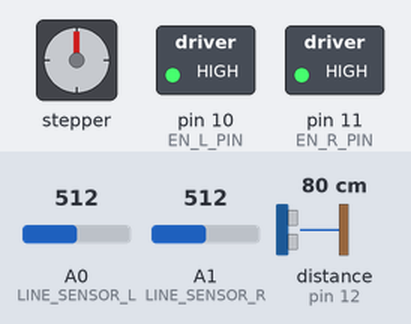
The sketch below on a simulated Arduino Uno, built with avr-gcc and run on an emulated ATmega328P. Shown: stepper motor, switched loads named in the sketch (green lamp = pin HIGH). Wiring (inferred from the names in the program): stepper motor (2048 steps per turn assumed): coils pin 2, pin 4, pin 3, pin 5. The inputs (shaded band) are chosen by the test bench; at power-on: A0 (LINE_SENSOR_L) = 512, distance to the obstacle (sensor on pin 12) 80 cm, A1 (LINE_SENSOR_R) = 512. The echo pulse lasts 58.3 µs per cm; random numbers use the default seed unless the sketch sets one; pins used as bus, display or sensor lines are not drawn; what the sketch prints to the serial monitor is not drawn.

Above: at 5.8 s.
5.9 s: A0 (LINE_SENSOR_L) set to 309
7.5 s: A0 (LINE_SENSOR_L) set to 287
10.5 s: A0 (LINE_SENSOR_L) set to 306
At 13.0 s:
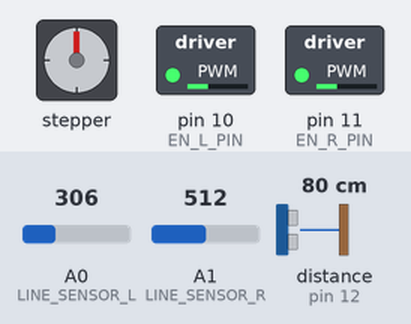
13.4 s: distance to the obstacle (sensor on pin 12) set to 45 cm
16.4 s: distance to the obstacle (sensor on pin 12) set to 38 cm
At 17.6 s:
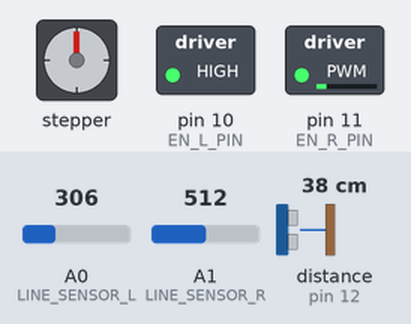
17.9 s: A1 (LINE_SENSOR_R) set to 307
20.9 s: A1 (LINE_SENSOR_R) set to 288
Timing chart, 0 to 23.9 s (numbered marks = the images above; inputs shaded):
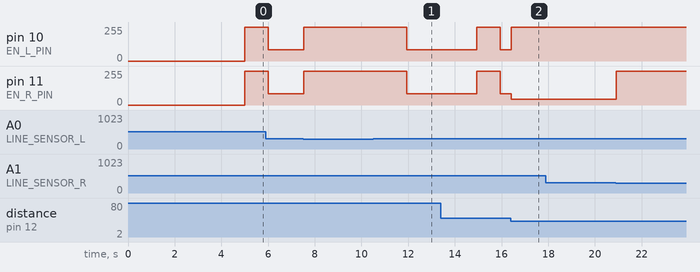

Measured:
- the behaviour switches between 41 and 40 cm on distance to the obstacle (sensor on pin 12) (found by bisection; images 1 and 2)
- after the input at 10.5 s, pin 10 (EN_L_PIN), pin 11 (EN_R_PIN): 255/255 → 85/255 after 1.4 s
- after the input at 16.4 s, pin 10 (EN_L_PIN): 85/255 → 255/255 at once; pin 11 (EN_R_PIN): 85/255 → 42/255 at once

The sketch:

main.ino
```cpp
//////////////////////////////
//  Please read README.md   //
//////////////////////////////

#include "Robot.h"

void setup(){
  //Setup is done within the Robot object's constructor
}

void loop(){
  delay(5000); //We rules state that we need a delay after powerup before the battle begin
  Robot otto = Robot(); //Create the robot object. Constructor preform setup and configuration
  while(true)
    otto.controller(); //Drives the robot based on previous data and sensor input
}
```

Robot.cpp
```cpp
#include "Robot.h"

#include <Arduino.h>

Robot::Robot() { //Constructor, configure I/O-ports, serial communication, and data members
  Serial.begin(115200); //Init. serial communication, used for debugging and monitoring

  //Configure IO
  pinMode(EN_L_PIN, OUTPUT);
  pinMode(EN_R_PIN, OUTPUT);
  pinMode(L_FORWARD_PIN, OUTPUT);
  pinMode(L_REVERSE_PIN, OUTPUT);
  pinMode(R_FORWARD_PIN, OUTPUT);
  pinMode(R_REVERSE_PIN, OUTPUT);

  analogWrite(EN_L_PIN, L_MOTOR_SPEED ); //Enable left motor
  analogWrite(EN_R_PIN, R_MOTOR_SPEED ); //Enable right motor
  this->drive(stop); //Make sure the robot is stationary

  //Set data members
  this->ultrasonic = new AfstandsSensor(TRIG_PIN, ECHO_PIN); //Prepare ultrasonic sensor
  this->driving_mode = 's'; //Start the robot in search mode
  this->last_know_safe_direction = forward; //At the start it is assumed to be safe to move forward (since the robot start in the middle of the arena)

  randomSeed(ultrasonic->afstandCM()); //Configure random numbers
}

void Robot::controller() { //Drives the robot based on previous data and sensor input

  switch(this->driving_mode) {
    case('h'): //In case the robot is halted, used while debugging
      this->drive(stop); //Stop the robot
      break; //Do not do anything else until otherwise instructed, this will cause an infinite loop which repeatedly stops the motors

    case('b'): //In case we are avoiding the border
      steer_clear_of_border(); //Continue to steer clear of border
      break; //Do not do anything else until clearing maneuver is done

    default: //If none of the above cases are true we are either searching or following a robot
      if(!is_borders_clear()) //Check if the borders is clear, if they aren't...
        break; //break to make the program loop back to top of switch statement and re-evaluate the situation

      //If the program got to this line the robot is safe to search or follow other robots
      if(this->driving_mode == 'f') //If the robot is following a robot
        this->follow(); //Continue to follow
      else //Else, the only remaining driving mode is search
        this->search(); //Continue to search
  }
  this->sensor_debugging(); //For debugging, prints debugging info over Serial interface
}

void Robot::drive(direction dir, short left_speed = L_MOTOR_SPEED, short right_speed = R_MOTOR_SPEED){ //Drives the robot in the specified direction dir with the speeds specified by the two other parameters
  switch(dir) {
    case(0): //Stop
      digitalWrite(L_FORWARD_PIN,LOW);
      digitalWrite(L_REVERSE_PIN,LOW);
      digitalWrite(R_FORWARD_PIN,LOW);
      digitalWrite(R_REVERSE_PIN,LOW);
      break;
    case(1): //Forward
      digitalWrite(L_FORWARD_PIN,HIGH);
      digitalWrite(L_REVERSE_PIN,LOW);
      digitalWrite(R_FORWARD_PIN,HIGH);
      digitalWrite(R_REVERSE_PIN,LOW);
      break;
    case(2): //Back
      digitalWrite(L_FORWARD_PIN,LOW);
      digitalWrite(L_REVERSE_PIN,HIGH);
      digitalWrite(R_FORWARD_PIN,LOW);
      digitalWrite(R_REVERSE_PIN,HIGH);
      break;
    case(3): //Left
      digitalWrite(L_FORWARD_PIN,LOW);
      digitalWrite(L_REVERSE_PIN,HIGH);
      digitalWrite(R_FORWARD_PIN,HIGH);
      digitalWrite(R_REVERSE_PIN,LOW);
      break;
    case(4): //Right
      digitalWrite(L_FORWARD_PIN,HIGH);
      digitalWrite(L_REVERSE_PIN,LOW);
      digitalWrite(R_FORWARD_PIN,LOW);
      digitalWrite(R_REVERSE_PIN,HIGH);
  }
  analogWrite(EN_L_PIN, left_speed ); //Set speed on left motor
  analogWrite(EN_R_PIN, right_speed); //Set speed on right motor
}

bool Robot::is_borders_clear() { //Reads the line sensors and returns true if no borders is found, otherwise false
                                 //If boarder is detected the driving mode is changed to 'b' boarder avoidance mode
  /* Value of last_know_safe_direction member explained:
   *   Forward - no borders detected, the robot can safely travel in all directions
   *   Left - border detected on the right side, the robot needs to make a left turn
   *   Right - border detected on the left side, the robot needs to make a right turn
   */

  bool l_border_detected = analogRead(LINE_SENSOR_L) < WHITE_BLACK_THRESHOLD; //If left sensor vlaue is less than threshold value the sensor reads white meaning we are at the border (and need to turn)
  bool r_border_detected = analogRead(LINE_SENSOR_R) < WHITE_BLACK_THRESHOLD; //If right sensor vlaue is less than threshold value the sensor reads white meaning we are at the border

  #ifdef INVERTED_COLORS //If the arena has inverted colours the invert the "side_clear" variables
  l_border_detected = !l_border_detected;
  r_border_detected = !r_border_detected;
  #endif //INVERTED_COLORS

  if(l_border_detected) //Border att left side...
    this->last_know_safe_direction = right; //... safe direction is right
  else if(r_border_detected)
    this->last_know_safe_direction = left;
  else { //No borders was detected
    this->last_know_safe_direction = forward; //It is safe to move forward and all other directions
    return true; //We did not detect any borders
  }
  //If the program gets to this line, we did detect borders
  this->driving_mode = 'b'; //Set new driving mode
  this->search_timer = 0; //Make sure that the search function is reset, this is needed in case we detect the border while searching
  this->follow_timer = 0; //Make sure that the follow function is reset, this is needed in case we detect the border while following a robot
  return false;
}

void Robot::steer_clear_of_border() { //Manovers the robot away from the border by reversing and making a turn in the direction specified by dir
  if(this->reverse_finish_time == 0) { //If zero, we have not yet determined timing for maneuver
    this->reverse_finish_time = millis() + STEER_CLEAR_REVERSE_TIME; //Set reverse finish time based on config parameter
    float noise = random(11)/20.0 + 0.75; //Generate a random number between 0.75 and 1.25 (inclusive)
    this->turn_finish_time = this->reverse_finish_time + STEER_CLEAR_TURN_TIME*noise ; //Set turn finish time based on config parameter + noise to make the robot more unpredictable
  }
  else if(millis() > this->turn_finish_time) { //If current time is greater than finish time
    this->driving_mode = 's'; //We are done clearing border and can start search for opponent
    this->reverse_finish_time = 0; //Set this to zero so that the function knows that timers need to be set next time we need to clear the border
    return; //Go back to main control function
  }
  //If the program get to this line we are currently preforming the  maneuver
  if(millis() < this->reverse_finish_time) //If we are in the reverse phase of maneuver
    this->drive(back); //Reverse
  else //Otherwise we are in the turn phase
    this->drive(this->last_know_safe_direction); //Turn in the last known safe direction
}

void Robot::search() { //Searches for other robots in the arena
  if(this->search_timer == 0) { //If zero we have not configured the search timer
   this->search_timer = millis()+ MAX_SEARCH_DRIVE_TIME; //Set max rotate time
   this->search_mode_rotate = false; //Set rotate mode
   this->drive(forward); //Start driving forward
  }
  else if(this->search_timer < millis() && this->search_mode_rotate) { //If max time is passed and we are in rotate mode
     this->search_mode_rotate = false; //Set rotate mode false, to make robot find new location to search in
     this->search_timer = millis()+ MAX_SEARCH_DRIVE_TIME; //Set time when the robot should start circeling agin
     this->drive(forward); //Go to new location
  }
  else if(this->search_timer < millis() && !this->search_mode_rotate) { //If max time is passed and we are in "go to new location mode"
    this->search_mode_rotate = true; //Set rotate mode true
    this->search_timer = millis()+ MAX_SEARCH_ROTATE_TIME; //Set max time for rotation
    this->drive(right, L_MOTOR_SPEED/SLOW_SPEED_FACTOR, R_MOTOR_SPEED/SLOW_SPEED_FACTOR); //Start rotating
  }

  if(this->search_mode_rotate && ultrasonic->afstandCM() < MAX_SEARCH_DISTANCE && ultrasonic->afstandCM() < MAX_SEARCH_DISTANCE) { //If we find a robot (it will only look while rotating), it will perform two measurements to lower the risk of false trigger                                                                            //because it will need to know which side of the robot i detected, see follow function for details)
    driving_mode = 'f'; //Set driving mode to follow
    this->search_timer = 0; //To let the function know that we are starting a new search next time it is called
  }
}

void Robot::follow() { //Follows and pushes other robots out of the arena
  /* Folllow and push algorimt:
   *  1. Starting point, the search found the left corner of another robot (left corner detected since always rotate clockwise)
   *  2. Now go forward and a little to the right until the corner of the robot disappears (the sensor reads a large value)
   *  3. Go forward and a little to the right until the corner of the robot appears (the sensor reads a shorter distance)
   *  4. Repeat step 2 and 3 until we push opponent out of the arena (indicated by the fact that we get to the border)
   *  5. The border function will change mode to 'b'
   *  If the robot misses or fails to hit the opponent it will hit the border and the 'b' mode will activate or the timeout timer will return the robot to 's' mode.
   */
  if(this->follow_timer == 0) //If zero we have not configured the follow timer
    this->follow_timer = millis() + FOLLOW_MAX_TIME; //Set new timer by specified config parameter
  else if (this->follow_timer < millis()) { //If max time is passed
    this->follow_timer = 0; //Reset timer to zero so that the function knows that it should start a new timer next time it is called
    this->driving_mode = 's'; //Return to search mode
  }

  if(ultrasonic->afstandCM() < MAX_SEARCH_DISTANCE + 15) //If we see opponents left corner (we add a little to the scanning distance due to measurement inaccuracy and opponent’s movements)
    drive(forward, L_MOTOR_SPEED, R_MOTOR_SPEED/(SLOW_SPEED_FACTOR*2)); //Steer a little to the left aim left of the robot
  else //We do not see the robot
    drive(forward, L_MOTOR_SPEED/(SLOW_SPEED_FACTOR*2), R_MOTOR_SPEED); //Steer a little to the right so that we align with the left corner again
}

void Robot::sensor_debugging() { //Prints sensor values to serial monitor
  Serial.print("Mode: ");
  Serial.print(this->driving_mode);
  Serial.print(" Left: ");
  Serial.print(analogRead(LINE_SENSOR_L));
  Serial.print(" Right: ");
  Serial.print(analogRead(LINE_SENSOR_R));
  Serial.print(" Dist: ");
  Serial.print(ultrasonic->afstandCM());
  Serial.println(" cm");
}
```

Robot.h
```cpp
#ifndef ROBOT_H //Avoid dubble definition
#define ROBOT_H

// ######### CONFIG #########
// --------   I/O  ----------
#define TRIG_PIN 13 //Ultrasonic sensor, trigger
#define ECHO_PIN 12 //Ultrasonic sensor, echo

#define LINE_SENSOR_L A0 //Left line sensor input
#define LINE_SENSOR_R A1 //Right line sensor input

#define EN_L_PIN 10 //Enable pin for left motor
#define EN_R_PIN 11 //Enable pin for right motor
#define L_FORWARD_PIN 4 //Left motor forward
#define L_REVERSE_PIN 5 //Left motor reverse
#define R_FORWARD_PIN 2 //Right motor forward
#define R_REVERSE_PIN 3 //Right motor reverse

// ---- DRIVE PARAMETERS ----
#define L_MOTOR_SPEED 255 //Left motor speed, value between 0 (stopped) - 255 (max)
#define R_MOTOR_SPEED 255 //Right motor speed, value between 0 (stopped) - 255 (max)
#define STEER_CLEAR_REVERSE_TIME 400 //Defines how long in ms (and therefor how far) the robot should reverse while clearing the border
#define STEER_CLEAR_TURN_TIME 400 //Defines how long in ms (and therefor how many degrees) the robot should turn when it is maneuver away from the border
#define SLOW_SPEED_FACTOR 3 //Sometimes one of or both wheels will drive in slow mode, in this case the speed will be X_MOTOR_SPEED/SLOW_SPEED_FACTOR

// ---------- MISC ----------
#define WHITE_BLACK_THRESHOLD 300 //determines at which value the reading should be intrepreted as black (if value is less than the threshold it is interpreted as white)
//#define INVERTED_COLORS //Define this constant if the arena has inverted colours (white arena with black borders)
#define MAX_SEARCH_DISTANCE 40 //Defines how far away (in cm) the robot will look for other robots, a to large value might cause the robot to chase objects outside of the arena
#define MAX_SEARCH_ROTATE_TIME 3000 //Defines how long in ms the robot will rotate before going to a new location
#define MAX_SEARCH_DRIVE_TIME 1000 //Defines how long in ms the robot will drive when going to a new search location
#define FOLLOW_MAX_TIME 7000 //Defines how long in ms the robot will follow another robot before timing out and returning to search mode
// ##### END OF CONFIG #####

#include "afstandssensor.h" //To read the ultrasonic sensor

enum direction{stop,forward,back,left,right}; //¨Define a datatype for driving direction makes the code more readable

class Robot{ //The robot is controlled by one object "otto" created by this class
  public:
    Robot(); //Constructor, configure I/O-ports, serial communication etc
    void controller(); //Drives the robot based on previous data and sensor input
  private:
    //Functions
    void drive(direction dir, short left_speed = L_MOTOR_SPEED, short right_speed = R_MOTOR_SPEED); //Drives the robot in the specified direction dir with the speeds specified by the two other parameters
    bool is_borders_clear(); //Reads the line sensors and returns true if no borders is found, otherwise false
    void steer_clear_of_border(); //Maneuvers the robot away from the border by reversing and making a turn in the direction specified by member last_know_safe_direction
    void search(); //Searches for other robots in the arena
    void follow(); //Follows and pushes other robots out of the arena
    void sensor_debugging(); //Prints the sensor values to serial monitor

    //Data members
    AfstandsSensor* ultrasonic; //pointer to object to read the distance to objects in front of the robot using the ultrasonic sensor
    char driving_mode; //Stores the mode the robot is in: 'h' = halted stopped, 'b' = avoiding Border, 's' = searching, 't' = tracking opponent

    //Data members used while steering clear of border
    direction last_know_safe_direction; //Stores the last direction the robot detected was safe to move in
    unsigned long long reverse_finish_time = 0; //Stores the time in ms when the robot has completed the reversing away from the border
    unsigned long long turn_finish_time = 0; //Stores the time in ms when the robot has completed the turn to face away from border

    //Data members used while searching for other robot
    unsigned long long search_timer = 0; //Used to keep track of how long the robot has been rotating or driving while searching for other robot
    bool search_mode_rotate; //Used to store the current mode of search, either the robot is rotating and looking around (if true) or driving forward to a new search location (f false)

    //Data members used while following the other robot
    unsigned long long follow_timer = 0; //Used to keep track of how long the robot has been following the other robot
};

#endif //ROBOT_H
```

afstandssensor.cpp
```cpp
/*
  HCSR04 - Arduino bibliotek for HCSR04 ultrasonic afstandssensor
  Lavet af Jørgen Larsen, 30 Oktober 2019.
  Inspireret af Martin Sosic, June 11, 2016.
*/

#include "Arduino.h"
#include "afstandssensor.h"

AfstandsSensor::AfstandsSensor (
        int triggerPin, int echoPin) {
    this->triggerPin = triggerPin;
    this->echoPin = echoPin;
    pinMode(triggerPin, OUTPUT);
    pinMode(echoPin, INPUT);
}

double AfstandsSensor::afstandCM() {
    //Afstanden måles ud fra en standrad temperatur på 19.307 grader celcius, hvilket svare ca til 343m/s for lyd.
    return afstandCM(19.307);
}

double AfstandsSensor::afstandCM(float temperature) {
    //Sikre først at triggerPin er LAV
    digitalWrite(triggerPin, LOW);
    delayMicroseconds(2);
    //For at aktivere sensoren holdes triggerPin HØJ i 10 microsekunder.
    digitalWrite(triggerPin, HIGH);
    delayMicroseconds(10);
    digitalWrite(triggerPin, LOW);
    //Sensoren retunere nu afstanden med at holde echoPin HØJ i en periode svarende til afstanden målt.
    unsigned long durationMicroSec = pulseIn(echoPin, HIGH);

    double speedOfSoundInCmPerMs = 0.03313 + 0.0000606 * temperature; //Cair ≈ (331.3 + 0.606 ⋅ ϑ) m/s
    double distanceCm = durationMicroSec / 2.0 * speedOfSoundInCmPerMs;
    if (distanceCm == 0 || distanceCm > 400) {
        return 400 ;
    } else {
        return distanceCm;
    }
}
```

afstandssensor.h
```cpp
/*
  HCSR04 - Arduino bibliotek for HCSR04 ultrasonic afstandssensor
  Lavet af Jørgen Larsen, 30 Oktober 2019.
  Inspireret af Martin Sosic, June 11, 2016.
*/

#ifndef AFSTANDSSENSOR_H
#define AFSTANDSSENSOR_H

#include "Arduino.h"

class AfstandsSensor {
 public:
    /**
     * @param triggerPin  Digital ben til styring af sensoren (output).
     * @param echoPin  Digitalt ben til modtagelse af data fra sensoren (input).
     */
    AfstandsSensor(int triggerPin, int echoPin);

    /**
     * Måler afstanden
     * @returns Afstanden i cm. Ved afstande længere end 400cm retuneres negativ værdi.
     */
    double afstandCM();

    /**
     * Måler afstanden
     * @returns Afstanden i cm. Ved afstande længere end 400cm retuneres negativ værdi.
     * @param temperatur  Temperatur i grades celcius
     */
    double afstandCM(float temperatur);
 private:
    int triggerPin, echoPin;
};

#endif //AFSTANDSSENSOR_H
```
